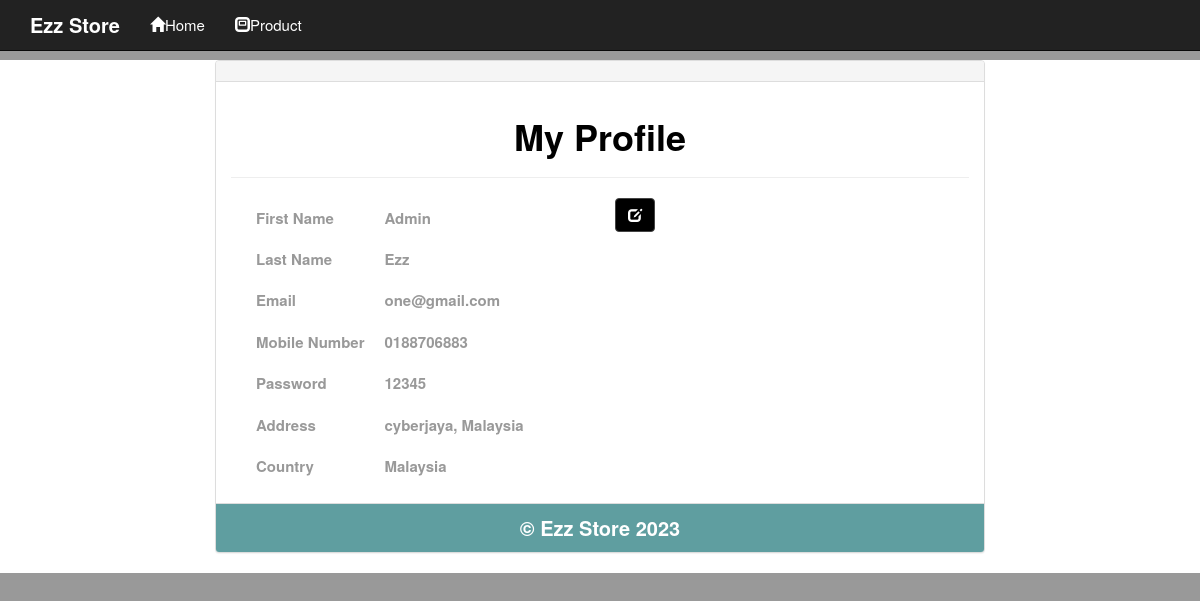
The page /profile_info.php (signed in) on the database its author committed.
### tables this page shows
CREATE TABLE `user_info` (
  `user_id` int(10) NOT NULL,
  `first_name` varchar(100) NOT NULL,
  `last_name` varchar(100) NOT NULL,
  `email` varchar(300) NOT NULL,
  `password` varchar(300) NOT NULL,
  `mobile` varchar(10) NOT NULL,
  `address1` varchar(300) NOT NULL,
  `address2` varchar(11) NOT NULL
);

### profile_info.php (the view, shortened to what this page needs)
<!DOCTYPE html>
<html>
	<head>
		<link rel="stylesheet" href="css/bootstrap.min.css"/>
	</head>
<body>
	<div class="navbar navbar-inverse navbar-fixed-top">
		<div class="container-fluid">
			<div class="navbar-header">
            <a href="index.php" class="navbar-brand">Ezz Store</a>
			</div>
			<ul class="nav navbar-nav">
				<li><a href="index.php"><span class="glyphicon glyphicon-home"></span>Home</a></li>
				<li><a href="index.php"><span class="glyphicon glyphicon-modal-window"></span>Product</a></li>
			</ul>
		</div>
	</div>
	<p><br/></p>
	<p><br/></p>
	<p><br/></p>
	<div class="container-fluid">
		<div class="row">
			<div class="col-md-2"></div>
			<div class="col-md-8">
				<div class="panel panel-default">
					<div class="panel-heading"></div>
					<div class="panel-body">
						<h1>My Profile</h1>
						<hr/>
						<?php
							include_once("db.php");
							$user_id = $_SESSION["uid"];
                            echo "<form method='post' >";
							$orders_list = "SELECT * FROM user_info WHERE user_id='$user_id' ";
							$query = mysqli_query($con,$orders_list);
							if (mysqli_num_rows($query) > 0) {
								while ($row=mysqli_fetch_array($query)) {
									?>
										<div class="row" >
											<div class="col-md-6">
												<table>
													<tr><td>First Name</td><td><b><?php echo $row["first_name"]; ?></b> </td></tr>
													<tr><td>Last Name</td><td><b><?php echo $row["last_name"]; ?></b></td></tr>
													<tr><td>Email</td><td><b><?php echo $row["email"]; ?></b></td></tr>
                                                    <tr><td>Mobile Number</td><td><b><?php echo $row["mobile"]; ?></b></td></tr>
													<tr><td>Password</td><td><b><?php echo $row["password"]; ?></b></td></tr>
                                                    <tr><td>Address</td><td><b><?php echo $row["address1"]; ?></b></td></tr>
                                                    <tr><td>Country</td><td><b><?php echo $row["address2"]; ?></b></td></tr>
												</table>
											</div>
                                            <?php
                                                    echo'
                                                            <div class="col-md-2">
                                                                <div class="btn-group">
                                                                    <a href="info_change.php" class="btn btn-danger"><span class="glyphicon glyphicon-edit"></span></a>
                                                                 </div>
                                                            </div>';
                                        ?>
										</div>
									<?php
								}
							}
						?>
					</div>
					<div class="panel-footer">&copy; Ezz Store 2023</div>
				</div>
			</div>
			<div class="col-md-2"></div>
		</div>
	</div>
</body>
</html>

### profile_info.php (style rules this page uses)
body { background: #999; }
.h1, h1 { font-size: 36px; color: #000; text-align: center; font-weight: bold; }
table tr td { padding:10px; }
.panel-footer { padding: 10px 15px; background-color: #999; border-top: 1px solid #ddd; border-bottom-right-radius: 3px; border-bottom-left-radius: 3px; text-align: center; font-size: 20px; font-weight: bold; }
.row { background: #fff; margin: 0 auto; color: #999; font-size: 15px; font-weight: bold; }
p { margin:0; }
.panel-footer { padding: 10px 15px; background-color: cadetblue; border-top: 1px solid #ddd; border-bottom-right-radius: 3px; border-bottom-left-radius: 3px; text-align: center; color: #fff; }
.btn-danger { color: #fff; background-color: #000; border: 1px solid #444; }
.navbar>.container .navbar-brand, .navbar>.container-fluid .navbar-brand { margin-left: 15px; color: white; font-size: 20px; font-weight: bold; cursor: pointer; }
.container-fluid { padding-right: 0; padding-left: 0; margin-right: auto; margin-left: auto; }
.navbar-inverse .navbar-nav>li>a { color: #fff; font-size: 15px; }

### rows shown on the page
user_info: first_name "Admin", last_name "Ezz", email "one@gmail.com", mobile "0188706883", password "12345", address1 "cyberjaya, Malaysia", address2 "Malaysia"
